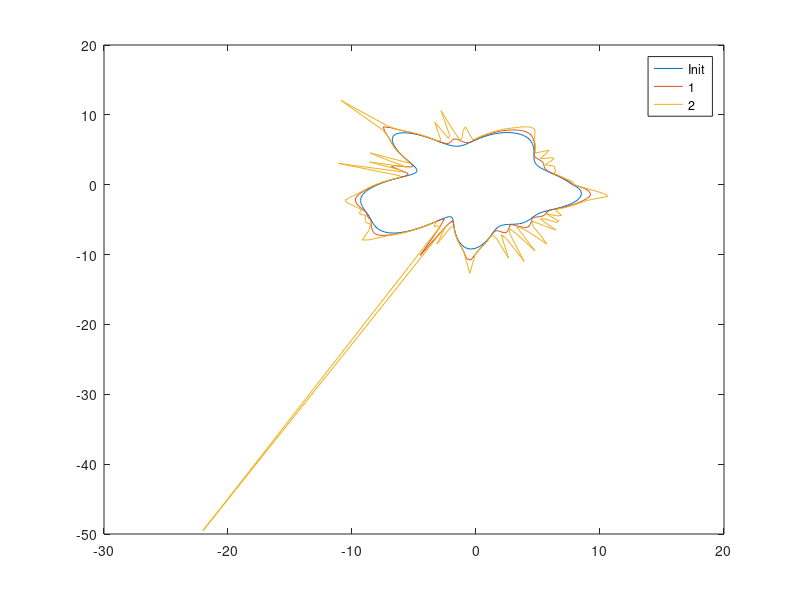

Source code (MATLAB):
function curvature_flow()
    close all; clear all;
    
    %User configurable parameters
    nCurves     = 1;    %Number of different curves to be tested
    nPoints     = 200; %Number of points in a curve boundary
    nPlots      = 2;    %Determines how many plots will be displayed per curve
    timeStep    = 1;
    
    %Developer configurable parameters
    gapPlot     = 1;  %Num iterations between successive curve-plot
    
    %Compute number of iterations based on configured parameters
    nItr        = gapPlot * nPlots;
    
    %Loop over all curves
    for curveID=1:nCurves
        %Generate a random curve
        [x, y, thetaFine] = get_rand_curve(nPoints); 

        %Draw initial curve
        figure, 
        pltID = 1;
        plot(x, y);
        hold on;
        
        %Loop over iterations for a curve
        for itrID=1:nItr
            %Compute curvature K
            dx      = gradient(x);
            ddx     = gradient(dx);
            dy      = gradient(y);
            ddy     = gradient(dy);
            ds      = sqrt(dx.^2 + dy.^2);
            %K       = (ds .* (dx .* ddy - ddx .* dy))./power(ds, 3);
            K       = (dx .* ddy - ddx .* dy)./power(ds, 3);
            K = abs(K);
            
            %Compute Normal to the curve
            N       = [dy./ds, -dx./ds];
            %N(N < 0)= 0;
            
            %Compute the amount by which coordinates has to change in next iteration
            delta   = K .* N;           

            % Update coordinates
            x       = (x + timeStep * delta(:, 1));
            y       = (y + timeStep * delta(:, 2));            
            rFine   = sqrt(x.^2 + y.^2);
            [x, y]  = get_updated_curve(rFine, thetaFine);
            
            %Display each curve nPlots times on screen
            if (0 == mod(itrID, gapPlot))
                plot(x, y);
                pltID = pltID + 1;
            end            
        end
        
        if(nPlots == 1)
            legend('Init', '1');
        elseif(nPlots == 2)
            legend('Init', '1', '2');
        elseif(nPlots == 3)
            legend('Init', '1', '2', '3');
        end

        hold off;
    end
end %Main function

%{
To avoid generating a curve whose boundary has large fluctuations, we first
create a curve with small number of boundary points (Coarse) and then interpolate
the points within the boundary (Fine) with the help of a cubic spline.
%}
function [x, y, thetaFine] = get_rand_curve(N)
    numCoarsePts  = 20; %Chosen by hit and trial
    thetaCoarse   = linspace(0, 2 * pi, numCoarsePts);
    thetaFine     = linspace(0, 2 * pi, N);

    % 1 is added to avoid self-intersecting curves.
    % 5 is just for a bigger scale. Chosen arbitrarily.
    rCoarse     = 5 * (1 + rand(size(thetaCoarse)));
    rCoarse(end)= rCoarse(1);
    rFine       = interp1(thetaCoarse, rCoarse, thetaFine, 'spline');
    
    x           = rFine .* cos(thetaFine);
    y           = rFine .* sin(thetaFine);
    
    %Convert to column vectors
    x           = x(:); 
    y           = y(:);
    thetaFine   = thetaFine(:);
end

%{
Get updated curve from rFine and thetaFine values
%}
function [x, y] = get_updated_curve(rFine, thetaFine)
    x           = rFine .* cos(thetaFine);
    y           = rFine .* sin(thetaFine);
end